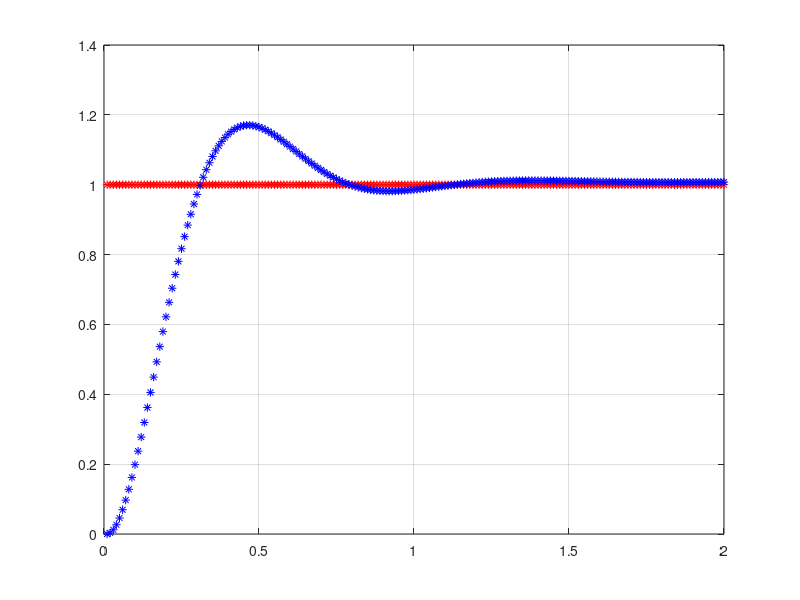

MATLAB code for this plot:
clc;
clear all;

fs = 100; %frecuencia de muestreo
Ts = 1/fs; %tiempo de muestreo
f = 2; %frecuencia entrada
N = 4*fs/f; %numero de muestras

x(1) = 1;%3*sin(2*pi*f*Ts*1);
x(2) = 1;%3*sin(2*pi*f*Ts*2);
y(1) = 0;
y(2) = 1.917*y(1) + 0.003115*x(1);
kTs(1)= 1*Ts;
kTs(2)= 2*Ts;

for k=3:N
    kTs(k) = k*Ts;
    x(k) = 1;%*sin(2*pi*f*Ts*k);
    y(k) = 1.917*y(k-1) -0.9231*y(k-2)+ 0.003115*x(k-1) + 0.003033*x(k-2);
end

n1= 1;%3*N/4;
n2 = N;
plot(kTs(n1:n2),x(n1:n2),'*r',kTs(n1:n2),y(n1:n2),'*b')
grid on
    